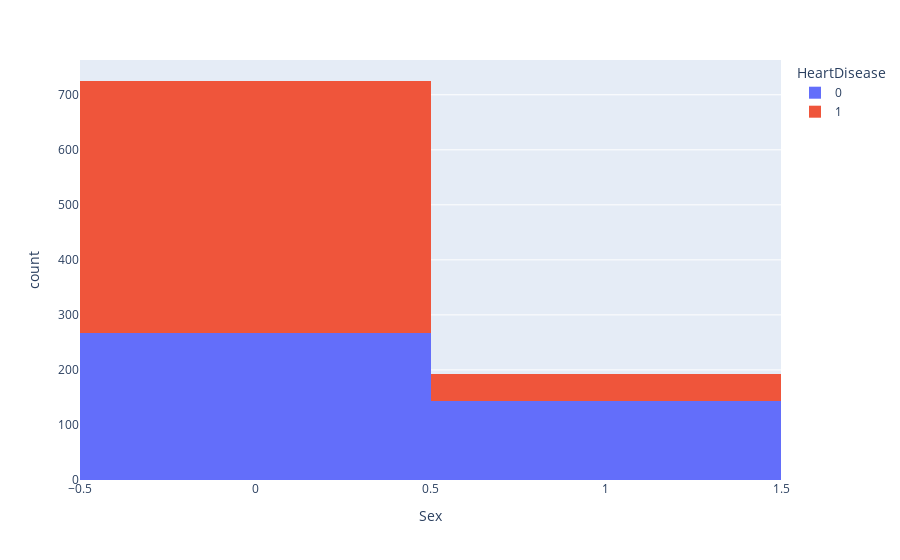

The code cell stored with this chart in its notebook:
### Code cell
px.histogram(heartDf,x='Sex',color='HeartDisease')
# 0 - Male, 1 - Female

### Figure 1 — Plotly figure (JSON) as saved in the notebook; plotly's stock layout.template omitted (floating-point values rounded to 4 significant figures; data arrays with more than 128 entries replaced by an {"elided": "..."} marker saying what was removed)
{"data": [{"bingroup": "x", "hovertemplate": "HeartDisease=0<br>Sex=%{x}<br>count=%{y}<extra></extra>", "legendgroup": "0", "marker": {"color": "#636efa", "pattern": {"shape": ""}}, "name": "0", "orientation": "v", "showlegend": true, "type": "histogram", "x": {"elided": "410 int values"}, "xaxis": "x", "yaxis": "y"}, {"bingroup": "x", "hovertemplate": "HeartDisease=1<br>Sex=%{x}<br>count=%{y}<extra></extra>", "legendgroup": "1", "marker": {"color": "#EF553B", "pattern": {"shape": ""}}, "name": "1", "orientation": "v", "showlegend": true, "type": "histogram", "x": {"elided": "508 int values"}, "xaxis": "x", "yaxis": "y"}], "layout": {"barmode": "relative", "legend": {"title": {"text": "HeartDisease"}, "tracegroupgap": 0}, "margin": {"t": 60}, "xaxis": {"anchor": "y", "domain": [0, 1], "title": {"text": "Sex"}}, "yaxis": {"anchor": "x", "domain": [0, 1], "title": {"text": "count"}}}}
